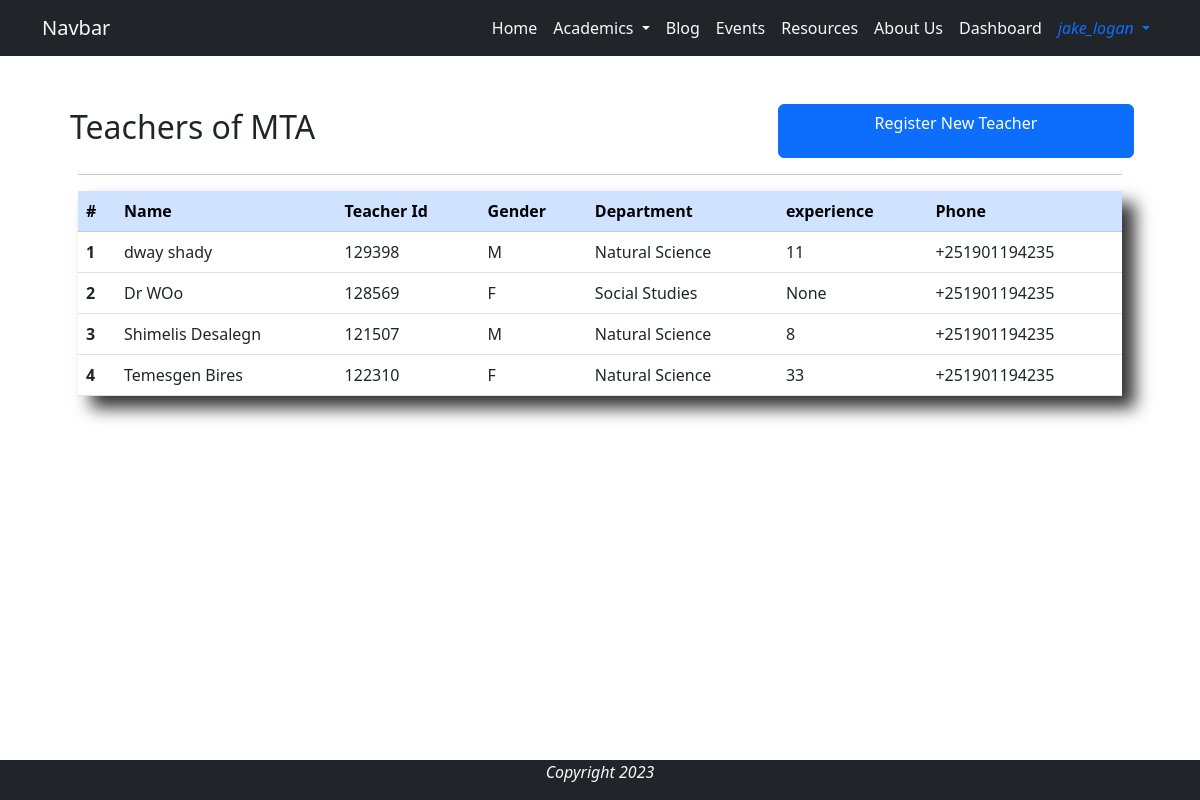
/teacher_dashboard/ (signed in), run on the app's committed database.
### base/models.py (models this page shows, shortened)
class Teacher(models.Model):
    DEPARTMENT_CHOICES = [
        ('Social Studies', 'Social' ),
        ('Natural Science', 'Natural'),
        ('Physical Education', 'Sport'),
        ]
    GENDER_CHOICES = [
        ('M', 'Male'),
        ('F', 'Female')
    ]
    user = models.OneToOneField(User,on_delete=models.CASCADE, verbose_name='Teacher')
    name = models.CharField(max_length=44, null=True, blank=True)
    teacher_id = models.CharField(max_length=6, editable=False, unique=True)
    gender = models.CharField(max_length=6, choices=GENDER_CHOICES, blank=False, null=False)
    department = models.CharField(max_length=20,choices=DEPARTMENT_CHOICES, null=False, blank=False)
    experience = models.IntegerField(null=True, blank=True)
    phone = models.CharField(max_length=20, null=False)

### base/views.py (the view)
# urls.py: path('teacher_dashboard/', views.teacher_dashboard, name='teacher_dashboard'),
@login_required
@user_passes_test(lambda user: user.is_staff)
def teacher_dashboard(request):
    teachers = Teacher.objects.all()
    context = {
        'teachers': teachers,
    }
    return render(request, 'dashboard/teacher_dashboard.html', context)

### base/templates/dashboard/teacher_dashboard.html (shortened to what this page needs)
{% extends 'base/base.html' %}
{% load static %}
{% block content %}
<div class="container p-5">
    <div class="row">
        <h2 class="p-1 col-8">Teachers of MTA</h2>
        <a href="{% url 'base:teacher_register' %}" class="col-4 btn btn-primary">Register New Teacher</a>
    </div>
    <hr>
    <div class="shadow-xlg">
        <table class="table">
            <thead class="table-primary">
            <tr>
                <th scope="col">#</th>
                <th scope="col">Name</th>
                <th scope="col">Teacher Id</th>
                <th scope="col">Gender</th>
                <th scope="col">Department</th>
                <th scope="col">experience</th>
                <th scope="col">Phone</th>
            </tr>
            </thead>
            <tbody>
                {% for teacher in teachers %}
                    <tr class="dashboard-row"  href="{% url 'base:teacher_update' teacher.teacher_id %}">
                        <th scope="row">{{ forloop.counter }}</th>
                        <td>{{ teacher.name }}</td>
                        <td>{{ teacher.teacher_id }}</td>
                        <td>{{ teacher.gender }}</td>
                        <td>{{ teacher.department }}</td>
                        <td>{{ teacher.experience }}</td>
                        <td>{{ teacher.phone }}</td>
                    </tr>
                {% endfor %}
            </tbody>
        </table>
    </div>
</div>
{% endblock %}

### base/templates/base/navigation.html (shortened to what this page needs)
<nav class="navbar sticky-top navbar-expand-lg bg-dark">
    <div class="container">
        <a class="navbar-brand text-light" href="{% url 'base:home' %}">Navbar</a>
        <div class="collapse navbar-collapse justify-content-end" id="navbarNav">
            <ul class="navbar-nav">
                <li class="nav-item">
                    <a class="nav-link text-light active text-light" aria-current="page" href="{% url 'base:home' %}">Home</a>
                </li>
                <li class="nav-item dropdown">
                    <a class="nav-link dropdown-toggle text-light" href="#" role="button" data-bs-toggle="dropdown" aria-expanded="false">
                    Academics
                    </a>
                </li>
                <li class="nav-item" data-bs-toggle="tooltip"  data-bs-placement="bottom" data-bs-title="Coming Soon...">
                    <a class="nav-link text-light" href="#">Blog</a>
                </li>
                <li class="nav-item">
                    <a class="nav-link text-light" href="#">Events</a>
                </li>
                <li class="nav-item">
                    <a class="nav-link text-light" href="#">Resources</a>
                </li>
                <li class="nav-item">
                    <a class="nav-link text-light" href="#">About Us</a>
                </li>
                {% if user.is_staff %}
                <li class="nav-item">
                    <a class="nav-link text-light" href="{% url 'base:dashboard' %}">Dashboard</a>
                </li>
                {% endif %}
                {% if user.is_authenticated %}
                    <li class="nav-item dropdown">
                        <a class="nav-link text-primary dropdown-toggle" href="#" role="button" data-bs-toggle="dropdown" aria-expanded="false">
                            <i class="fa fa-user" aria-hidden="true"> {{user.username}} </i>
                        </a>
                    </li>
                {% endif %}
            </ul>
        </div>
    </div>
</nav>

### base/static/css/style.css (style rules this page uses)
.shadow-xlg { box-shadow: 13px 12px 16px rgba(0, 0, 0, 0.8) }
.navbar-nav .nav-link { transition: 1s; }
.dashboard-row th { transition: background-color 0.2s ease-in; }
.dashboard-row td { transition: background-color 0.4s ease-in; }

### data on the page
Teacher: name "dway shady", teacher_id "129398", gender "M", department "Natural Science", experience "11", phone "+251901194235"
Teacher: name "Dr WOo", teacher_id "128569", gender "F", department "Social Studies", experience "None", phone "+251901194235"
Teacher: name "Shimelis Desalegn", teacher_id "121507", gender "M", department "Natural Science", experience "8", phone "+251901194235"
Teacher: name "Temesgen Bires", teacher_id "122310", gender "F", department "Natural Science", experience "33", phone "+251901194235"

### other printed values
{{ user.username }} "jake_logan"
